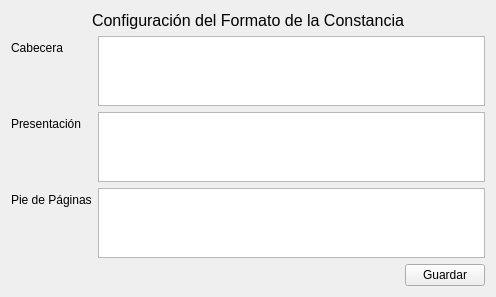
<?xml version="1.0" encoding="UTF-8"?>
<ui version="4.0">
 <class>FormConfiguracion</class>
 <widget class="QWidget" name="FormConfiguracion">
  <property name="windowModality">
   <enum>Qt::ApplicationModal</enum>
  </property>
  <property name="geometry">
   <rect>
    <x>0</x>
    <y>0</y>
    <width>496</width>
    <height>276</height>
   </rect>
  </property>
  <property name="windowTitle">
   <string>Configuración</string>
  </property>
  <layout class="QVBoxLayout" name="verticalLayout">
   <item>
    <layout class="QFormLayout" name="formLayout">
     <item row="1" column="0">
      <widget class="QLabel" name="cabecera">
       <property name="text">
        <string>Cabecera</string>
       </property>
      </widget>
     </item>
     <item row="1" column="1">
      <widget class="QTextEdit" name="cabeceraText"/>
     </item>
     <item row="2" column="0">
      <widget class="QLabel" name="presentacion">
       <property name="text">
        <string>Presentación</string>
       </property>
      </widget>
     </item>
     <item row="2" column="1">
      <widget class="QTextEdit" name="presentacionText"/>
     </item>
     <item row="3" column="0">
      <widget class="QLabel" name="constar">
       <property name="text">
        <string>Pie de Páginas</string>
       </property>
      </widget>
     </item>
     <item row="3" column="1">
      <widget class="QTextEdit" name="pieText"/>
     </item>
     <item row="0" column="0" colspan="2">
      <widget class="QLabel" name="label">
       <property name="font">
        <font>
         <pointsize>12</pointsize>
        </font>
       </property>
       <property name="text">
        <string>Configuración del Formato de la Constancia</string>
       </property>
       <property name="alignment">
        <set>Qt::AlignCenter</set>
       </property>
      </widget>
     </item>
    </layout>
   </item>
   <item>
    <layout class="QHBoxLayout" name="horizontalLayout">
     <item>
      <spacer name="horizontalSpacer">
       <property name="orientation">
        <enum>Qt::Horizontal</enum>
       </property>
       <property name="sizeHint" stdset="0">
        <size>
         <width>40</width>
         <height>20</height>
        </size>
       </property>
      </spacer>
     </item>
     <item>
      <widget class="QPushButton" name="guardar">
       <property name="text">
        <string>Guardar</string>
       </property>
       <property name="flat">
        <bool>false</bool>
       </property>
      </widget>
     </item>
    </layout>
   </item>
  </layout>
 </widget>
 <resources/>
 <connections/>
</ui>
